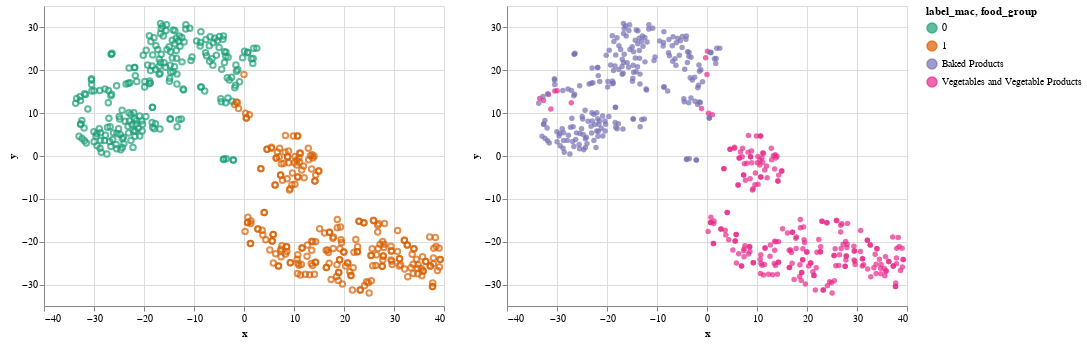

The cell this chart's notebook holds for it:
### Code cell
tsne_mac_chart | mac_group

### Figure 1 — Vega-Lite specification as saved in the notebook (floating-point values rounded to 4 significant figures; data arrays with more than 128 entries replaced by an {"elided": "..."} marker saying what was removed)
{"config": {"view": {"continuousWidth": 400, "continuousHeight": 300}}, "hconcat": [{"mark": "point", "encoding": {"color": {"type": "nominal", "field": "label_mac"}, "x": {"type": "quantitative", "field": "x"}, "y": {"type": "quantitative", "field": "y"}}}, {"mark": "circle", "encoding": {"color": {"type": "ordinal", "field": "food_group", "scale": {"scheme": "dark2"}}, "x": {"type": "quantitative", "field": "x"}, "y": {"type": "quantitative", "field": "y"}}}], "data": {"name": "data-5374b2dca02d52025a7396bc5cdbfbea"}, "$schema": "https://vega.github.io/schema/vega-lite/v4.8.1.json", "datasets": {"data-5374b2dca02d52025a7396bc5cdbfbea": {"elided": "477 records"}}}
